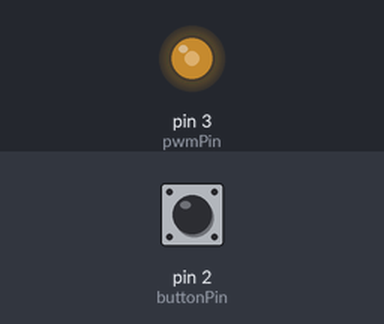
Simulated run of this sketch. Board: Arduino Uno, built with avr-gcc and run on an emulated ATmega328P. On the bench: output pins drawn as LEDs (lit = HIGH). Inputs (shaded band) come from the test bench; at power-on: pin 2 (buttonPin) HIGH.

Above: at 1.2 s.
1.3 s: pin 2 (buttonPin) pulled LOW for 1 s
At 3.3 s:
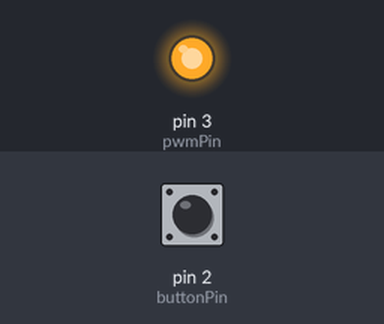
3.8 s: pin 2 (buttonPin) pulled LOW for 0.15 s
At 4.6 s:
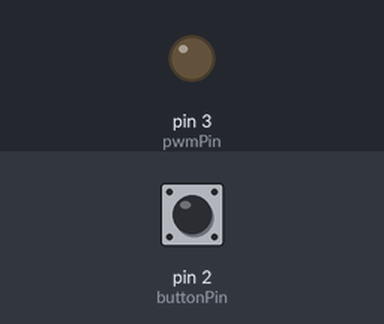
5.5 s: pin 2 (buttonPin) pulled LOW for 0.15 s
At 7.1 s:
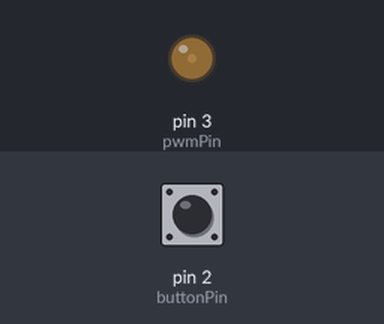
Timing chart, 0 to 8.6 s (numbered marks = the images above; inputs shaded):
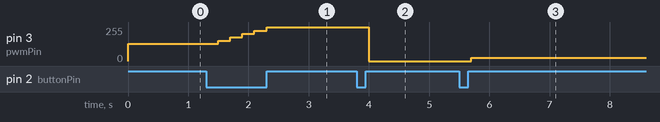

Measured:
- after the input at 1.3 s, pin 3 (pwmPin): moves from 128/255 to 253/255 over 0.80 s, starting after 0.20 s
- after the input at 3.8 s, pin 3 (pwmPin): 253/255 → 0/255 after 0.20 s
- after the input at 5.5 s, pin 3 (pwmPin): 0/255 → 25/255 after 0.20 s

The sketch:

B_pwm.ino
```cpp
const int pwmPin = 3;
const int buttonPin = 2;
int dutyCycle = 128;
void setup() {
    pinMode(pwmPin, OUTPUT);
    pinMode(buttonPin, INPUT_PULLUP);
}

void loop() {
    if (digitalRead(buttonPin) == LOW) {
        dutyCycle += 25;
        if (dutyCycle > 255) dutyCycle = 0;
        delay(200);
    }

    analogWrite(pwmPin, dutyCycle);
}
```
